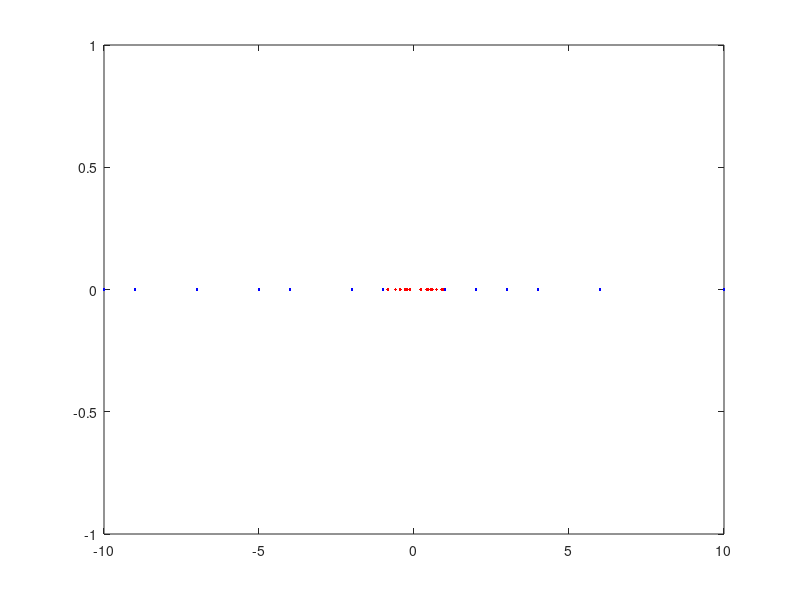

MATLAB code for this plot: (Note: this script raises an error after producing the figure.)
%% kernel projection demo

datac0=[rand(10,1);-rand(10,1)];
plot(datac0,0,'r.')
datac1=[randi(10,10,1)',-randi(10,10,1)']';
hold
plot(datac1,0,'b.')
hold off
train=[datac0;datac1]


figure
class=[zeros(20,1);zeros(20,1)+1];
train2d=[train,train.*train]
svmStruct = svmtrain(train2d,class,'showplot',true);


%% svm circle polykernel with order 2
i = 1;
a = 0;
b = 20;
p=100;
c=0;
circle=zeros(p,2);
rect=zeros(p,2);
while i <= p
    c=c+1;
    x1 = a + (b-a).*rand();
    x2 = a + (b-a).*rand();
    r1 = (a+b)/2;
    r2 = (a+b)/2;
    d=((r1-x1).^2+(r2-x2).^2).^(1/2);
    if d < ((a+b)/4)
        circle(i,1)=x1;
        circle(i,2)=x2;
        i=i+1;
    else
        rect(i,1)=x1;
        rect(i,2)=x2;
    end

end

plot(circle(:,1),circle(:,2),'r.')
hold
plot(rect(:,1),rect(:,2),'b.')
hold off

train=[circle;rect];
class=[zeros(p,1);zeros(p,1)+1];


figure
svmStruct = svmtrain(train,class,'showplot',true,'KERNEL_FUNCTION','polynomial','POLYORDER',2);

